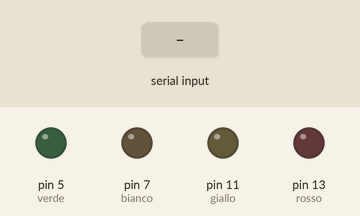
The sketch below on a simulated Arduino Uno, built with avr-gcc and run on an emulated ATmega328P. On the bench: output pins drawn as LEDs (lit = HIGH). The inputs (shaded band) are chosen by the test bench. What the sketch prints to the serial monitor is not drawn.

Above: at 0.8 s.
0.9 s: "90,45\n" received over Serial
At 3.0 s:
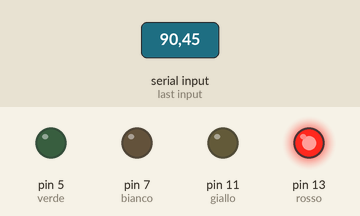
At 27.5 s:
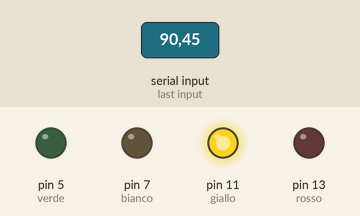
Timing chart, 0 to 52.3 s (numbered marks = the images above; inputs shaded):
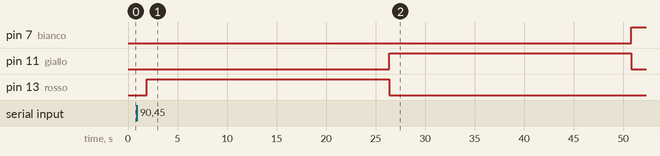

Measured:
- after the input at 0.9 s, pin 7 (bianco): LOW → HIGH after 49.9 s; pin 11 (giallo): LOW → HIGH after 25.5 s, → LOW 24.5 s later; pin 13 (rosso): LOW → HIGH after 1.0 s, → LOW 24.5 s later

The sketch:

AmerHadzibajric_Verifica.ino
```cpp
int rosso = 13;
int giallo = 11;
int bianco = 7;
int verde = 5;
int tled = 0;

void setup() {
  // put your setup code here, to run once:
  pinMode(rosso,OUTPUT);
  pinMode(giallo,OUTPUT);
  pinMode(bianco, OUTPUT);
  pinMode(verde, OUTPUT);
  RichiestaTempo();
}

void loop() {
  // put your main code here, to run repeatedly:
 digitalWrite(rosso,HIGH);
 digitalWrite(verde,LOW);
 delay(tled);
 digitalWrite(rosso,LOW);
 digitalWrite(giallo,HIGH);
 delay(tled);
 digitalWrite(rosso,LOW);
 digitalWrite(giallo,LOW);
 digitalWrite(bianco,HIGH);
 delay(tled);
 digitalWrite(rosso,LOW);
 digitalWrite(giallo,LOW);
 digitalWrite(bianco,LOW);
 digitalWrite(verde,HIGH);
 delay(tled);
}

void RichiestaTempo()
{
  Serial.begin(9600);
  Serial.println("QUANTO VUOI CHE RESTINO ACCESI I LED?(dare il tempo in secondi)");
  while(Serial.available()==0){};
  tled = (Serial.readString().toInt())*1000;
}
```
